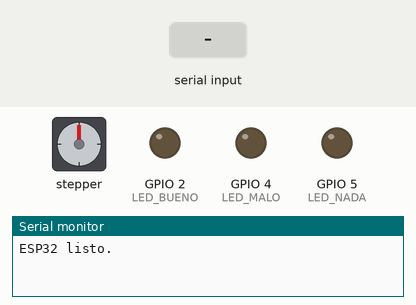
A sketch run on a simulated ESP32. Parts: stepper motor, output pins drawn as LEDs (lit = HIGH), the last lines printed to the serial monitor. Wiring (inferred from the names in the program): stepper motor driver (50 steps per turn assumed): step GPIO 25; direction GPIO 26; enable GPIO 27. The test bench sets the inputs (shaded band). Pins used as bus, display or sensor lines are not drawn.

Above: at 1.2 s.
1.3 s: "2\n" received over Serial
At 1.45 s:
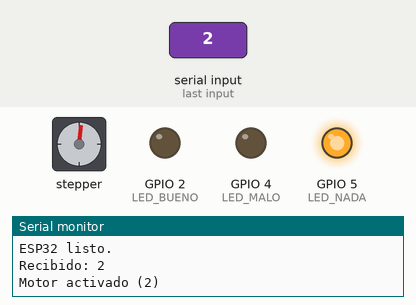
4.3 s: "3\n" received over Serial
At 4.9 s:
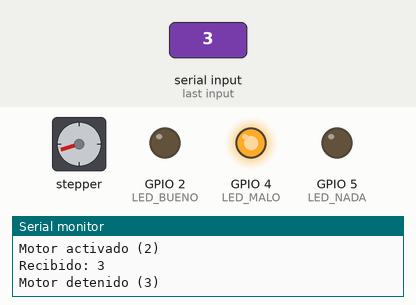
5.8 s: "1\n" received over Serial
At 6.1 s:
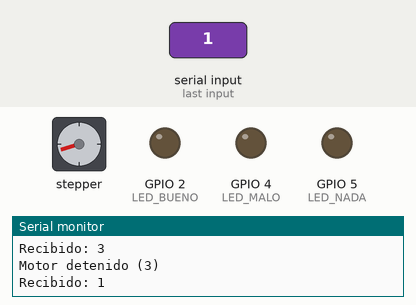
7.3 s: "2\n" received over Serial
At 7.45 s:
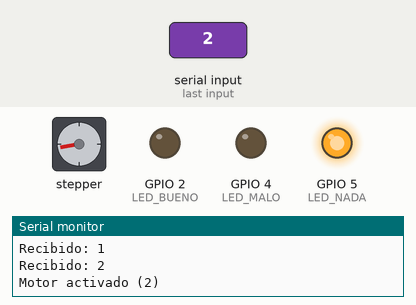
10.3 s: "0\n" received over Serial
At 10.48 s:
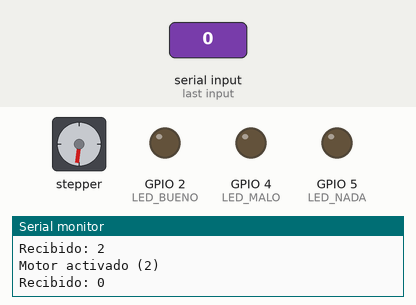
13.3 s: "3\n" received over Serial
At 14.2 s:
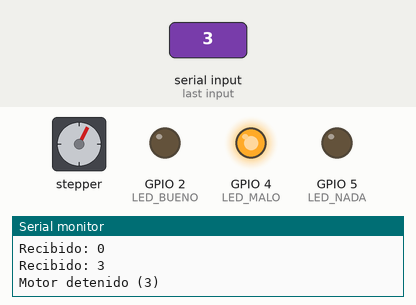
Timing chart, 0 to 15.8 s (numbered marks = the images above; inputs shaded):
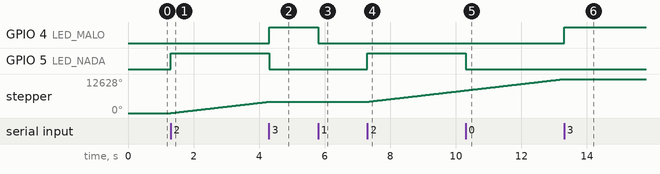

Measured:
- after the input at 1.3 s, GPIO 5 (LED_NADA): LOW → HIGH at once; stepper: keeps turning clockwise at about 1407°/s, starting at once
- after the input at 4.3 s, GPIO 4 (LED_MALO): LOW → HIGH at once; GPIO 5 (LED_NADA): HIGH → LOW at once
- after the input at 5.8 s, GPIO 4 (LED_MALO): HIGH → LOW at once
- after the input at 7.3 s, GPIO 5 (LED_NADA): LOW → HIGH at once; stepper: keeps turning clockwise at about 1407°/s, starting at once
- after the input at 10.3 s, GPIO 5 (LED_NADA): HIGH → LOW at once
- after the input at 13.3 s, GPIO 4 (LED_MALO): LOW → HIGH at once

The sketch:

ESP32code.ino
```cpp
// =============================
// CONFIGURACIÓN LEDS
// =============================
#define LED_BUENO 2
#define LED_MALO 4
#define LED_NADA 5

// =============================
// CONFIGURACIÓN MOTOR A4988
// =============================
#define dirPin 26
#define stepPin 25
#define enablePin 27
#define stepsPerRevolution 50

bool motorActivo = false;     // estado real del motor
bool enclavadoStop = false;   // enclavamiento de parada
char c = '0';                 // último comando recibido


// =============================
// DETENER MOTOR
// =============================
void detenerMotor() {
  motorActivo = false;
  enclavadoStop = true;
  digitalWrite(enablePin, HIGH);
  digitalWrite(stepPin, LOW);
  Serial.println("Motor detenido (3)");
}


// =============================
// ACTIVAR MOTOR
// =============================
void activarMotor() {
  enclavadoStop = false;
  motorActivo = true;
  digitalWrite(enablePin, LOW);
  digitalWrite(dirPin, HIGH);
  Serial.println("Motor activado (2)");
}


// =============================
// MOVER MOTOR
// =============================
void moverMotor() {
  if (!motorActivo) return;   // PROTECCIÓN REAL
  if (enclavadoStop) return;  // PROTECCIÓN REAL

  digitalWrite(dirPin, HIGH);
  digitalWrite(stepPin, HIGH);
  delayMicroseconds(2500);
  digitalWrite(stepPin, LOW);
  delayMicroseconds(2500);
}


// =============================
// SETUP
// =============================
void setup() {
  Serial.begin(115200);

  pinMode(LED_BUENO, OUTPUT);
  pinMode(LED_MALO, OUTPUT);
  pinMode(LED_NADA, OUTPUT);

  pinMode(stepPin, OUTPUT);
  pinMode(dirPin, OUTPUT);
  pinMode(enablePin, OUTPUT);

  digitalWrite(enablePin, LOW);

  Serial.println("ESP32 listo.");
}


// =============================
// LOOP PRINCIPAL
// =============================
void loop() {

  // --- UART RECEPTION ---
  if (Serial.available()) {
    c = Serial.read();

    if (c == '\n' || c == '\r')
      return;

    Serial.print("Recibido: ");
    Serial.println(c);

    digitalWrite(LED_BUENO, LOW);
    digitalWrite(LED_MALO, LOW);
    digitalWrite(LED_NADA, LOW);

    if (c == '2') {
      digitalWrite(LED_NADA, HIGH);
      activarMotor();
    }
    else if (c == '3') {
      digitalWrite(LED_MALO, HIGH);
      detenerMotor();
    }
  }

  // --- MOTOR LOOP ---
  moverMotor();
}
```
